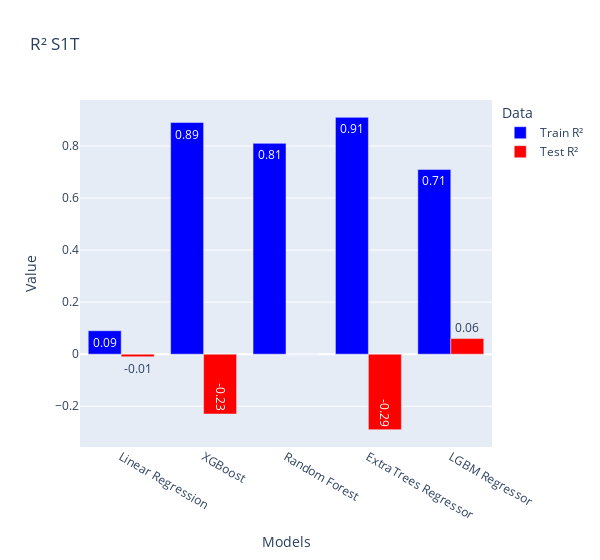

Source (notebook cell):
### Code cell
fig = go.Figure()

# Bar chart for R²
fig.add_trace(go.Bar(
    x=models,
    y=train_r2,
    name='Train R²',
    marker_color='blue',
    text=train_r2,  # Add this line to specify the text for each bar
    # 'auto' places the text inside the bars; you can also use 'outside' or 'inside'
    textposition='auto'
))

fig.add_trace(go.Bar(
    x=models,
    y=test_r2,
    name='Test R²',
    marker_color='red',
    text=test_r2,  # Add this line to specify the text for each bar
    # 'auto' places the text inside the bars; you can also use 'outside' or 'inside'
    textposition='auto'
))

# Update the layout
fig.update_layout(
    barmode='group',
    title='R²',
    xaxis_title='Models',
    yaxis_title='Value',
    legend_title='Data',
    width=600,
    # plot_bgcolor='rgba(0,0,0,0)',  # Set plot background color to transparent
    # paper_bgcolor='rgba(0,0,0,0)'
)

# Show the plot
fig.show()

### Figure 1 — Plotly figure (JSON) as saved in the notebook; plotly's stock layout.template omitted (floating-point values rounded to 4 significant figures)
{"data": [{"marker": {"color": "blue"}, "name": "Train R²", "text": ["0.09", "0.89", "0.81", "0.91", "0.71"], "textposition": "auto", "type": "bar", "x": ["Linear Regression", "XGBoost", "Random Forest", "ExtraTrees Regressor", "LGBM Regressor"], "y": [0.09, 0.89, 0.81, 0.91, 0.71]}, {"marker": {"color": "red"}, "name": "Test R²", "text": ["-0.01", "-0.23", "0.0", "-0.29", "0.06"], "textposition": "auto", "type": "bar", "x": ["Linear Regression", "XGBoost", "Random Forest", "ExtraTrees Regressor", "LGBM Regressor"], "y": [-0.01, -0.23, 0, -0.29, 0.06]}], "layout": {"barmode": "group", "legend": {"title": {"text": "Data"}}, "title": {"text": "R² S1T"}, "width": 600, "xaxis": {"title": {"text": "Models"}}, "yaxis": {"title": {"text": "Value"}}}}
